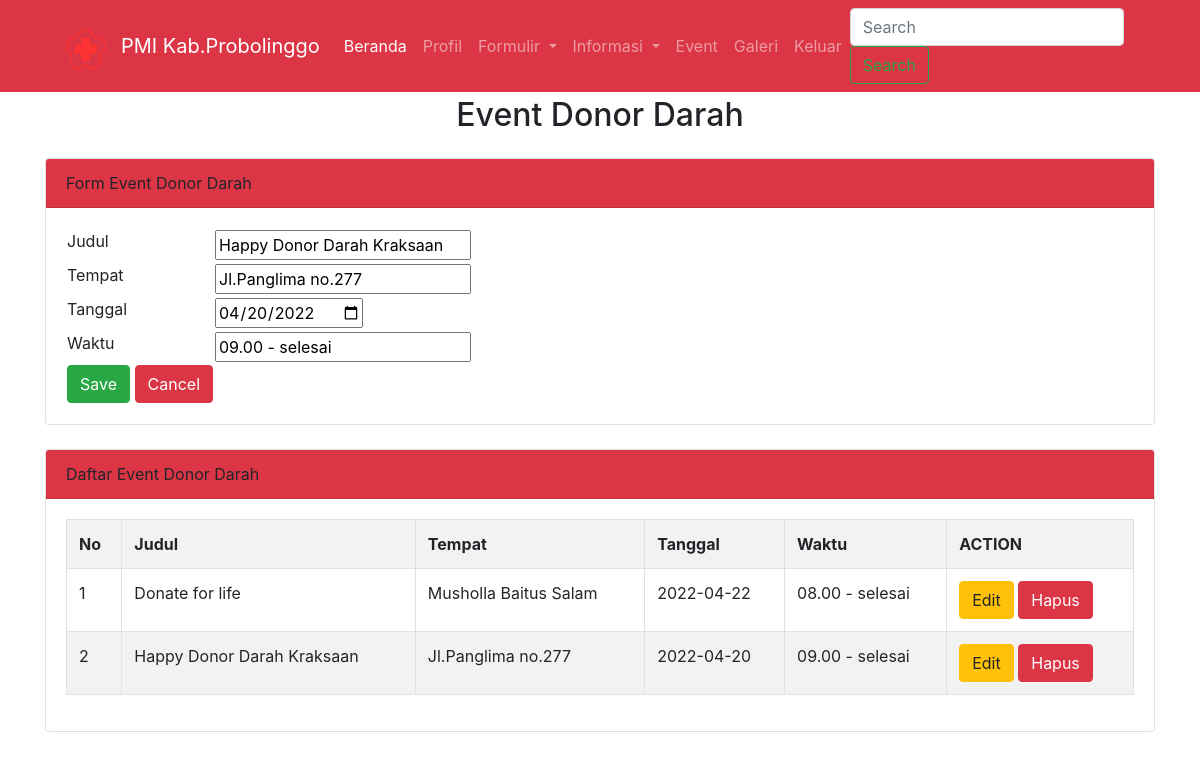
/event.php?hal=edit&id=1 (signed in), run on the app's committed database.
### tables this page shows
CREATE TABLE `even` (
  `id_event` int(5) NOT NULL,
  `judul` varchar(100) NOT NULL,
  `tempat` varchar(50) NOT NULL,
  `tanggal` date NOT NULL,
  `waktu` varchar(50) NOT NULL
);

### event.php (the view, shortened to what this page needs)
<?php
$server = "localhost";
$user = "root";
$password = "";
$dbname = "utspaw";
$no = 1;
$koneksi = mysqli_connect($server,$user,$password,$dbname)or die(mysqli_error($koneksi));
if(isset($_GET['hal'])){
    if($_GET['hal'] == "edit"){
        $hasil = mysqli_query($koneksi, "SELECT * FROM even WHERE id_event = '$_GET[id]' ");
        $data = mysqli_fetch_array($hasil);
        if($data){
            $vjudul = $data['judul'];
            $vtempat = $data['tempat'];
            $vtanggal = $data['tanggal'];
            $vwaktu = $data['waktu'];
        }
    }
}
?>
<!DOCTYPE html>
<html lang="en">
<head>
    <link rel="stylesheet" href="https://stackpath.bootstrapcdn.com/bootstrap/4.4.1/css/bootstrap.min.css">
  </head>
  <body>
    <nav class="navbar fixed-top navbar-expand-lg navbar-dark bg-danger">
        <div class="header">
            <img id="logo" src="images/pmi.png" alt="logo">
        </div>
        <div class="container">
        <a class="navbar-brand" href="#"> PMI Kab.Probolinggo</a>
        <div class="collapse navbar-collapse" id="navbarSupportedContent">
          <ul class="navbar-nav mr-auto">
            <li class="nav-item active">
              <a class="nav-link" href="Beranda.php">Beranda<span class="sr-only">(current)</span></a>
            </li>
            <li class="nav-item">
                <a class="nav-link" href="profil.php">Profil</a>
            </li>
            <li class="nav-item dropdown">
              <a class="nav-link dropdown-toggle" href="#" id="navbarDropdown" role="button" data-toggle="dropdown" aria-haspopup="true" aria-expanded="false">
                Formulir
              </a>
            </li>
            <li class="nav-item dropdown">
              <a class="nav-link dropdown-toggle" href="#" id="navbarDropdown" role="button" data-toggle="dropdown" aria-haspopup="true" aria-expanded="false">
                Informasi
              </a>
            </li>
            <li class="nav-item">
                <a class="nav-link" href="event.php">Event</a>
            </li>
            <li class="nav-item">
                <a class="nav-link" href="galeri.php">Galeri</a>
            </li>
            <li class="nav-item">
                <a class="nav-link" href="logout.php">Keluar</a>
            </li>
          </ul>
          <form class="form-inline my-2 my-lg-0">
            <input class="form-control mr-sm-2" type="search" placeholder="Search" aria-label="Search">
            <button class="btn btn-outline-success my-2 my-sm-0" type="submit">Search</button>
          </form>
        </div></div>
    </nav>
    <br><br><br><br>
    <div class="container">
    <h2 class="text-center">Event Donor Darah</h2>
    <div class="card mt-4">
    <div class="card-header bg-danger text-black" >
        Form Event Donor Darah
    </div>
    <div class="card-body">
        <form method="post" action="">
            <table>
                <tr class="form-group">
                    <td>
                        <label>Judul</label>
                    </td>
                    <td>
                        <input type="text" name="tjudul" value="<?=@$vjudul?>" class="from-control" placeholder="Input Judul event disini !" ruqueired>
                    </td>
                </tr>
                <tr class="form-group">
                    <td>
                        <label>Tempat</label>
                    </td>
                    <td>
                        <input type="text" name="ttempat" value="<?=@$vtempat?>" class="from-control" placeholder="Input tempat event disini !" ruqueired>
                    </td>
                </tr>
                <tr class="form-group">
                    <td>
                        <label>Tanggal</label>
                    </td>
                    <td>
                        <input type="date" name="ttanggal" value="<?=@$vtanggal?>" class="from-control">
                    </td>
                </tr>
                <tr class="form-group">
                    <td>
                        <label>Waktu</label>
                    </td>
                    <td>
                        <input type="text" name="twaktu" value="<?=@$vwaktu?>" class="from-control" placeholder="Input waktu event disini !" ruqueired>
                    </td>
                </tr>
                <tr>
                    <td>
                        <button type="submit" class="btn btn-success" name="bsimpan">Save</button>
                        <button type="reset" class="btn btn-danger" name="bbatal">Cancel</button>
                    </td>
                </tr>
            </table>
        </form>
    </div>
    </div>
<div class="card mt-4">
    <div class="card-header bg-danger text-black" >
        Daftar Event Donor Darah
    </div>
    <div class="card-body">
        <table class="table table-bordered table-striped">
            <tr>
                <th>No</th>
                <th>Judul</th>
                <th>Tempat</th>
                <th>Tanggal</th>
                <th>Waktu</th>
                <th>ACTION</th>
            </tr>
            <?php
                $hasil = mysqli_query($koneksi, "SELECT * FROM even order by id_event desc");
                while($data = mysqli_fetch_array($hasil)) :
            ?>
            <tr>
                <td><?=$no++;?></td>
                <td><?=$data['judul'];?></td>
                <td><?=$data['tempat'];?></td>
                <td><?=$data['tanggal'];?></td>
                <td><?=$data['waktu'];?></td>
                <td>
                    <a href="event.php?hal=edit&id=<?=$data['id_event']?>" class="btn btn-warning">Edit</a>
                    <a href="event.php?hal=hapus&id=<?=$data['id_event']?>"
                    onclick="return confirm('Apakah Anda Yakin Ingin Menghapus Data Ini?')" class="btn btn-danger">Hapus</a>
                </td>
            </tr>
            <?php endwhile;?>
        </table>
    </div>
    </div>
</div>
</body>
</html>

### event.php (style rules this page uses)
.header { padding-left: 50px; padding-top: 5px; }
#logo { width: 40px; height: 40px; }

### data on the page
even: tjudul "Happy Donor Darah Kraksaan", ttempat "Jl.Panglima no.277", ttanggal "04/20/2022", twaktu "09.00 - selesai", judul "Happy Donor Darah Kraksaan", tempat "Jl.Panglima no.277", tanggal "2022-04-20", waktu "09.00 - selesai"
even: judul "Donate for life", tempat "Musholla Baitus Salam", tanggal "2022-04-22", waktu "08.00 - selesai"
